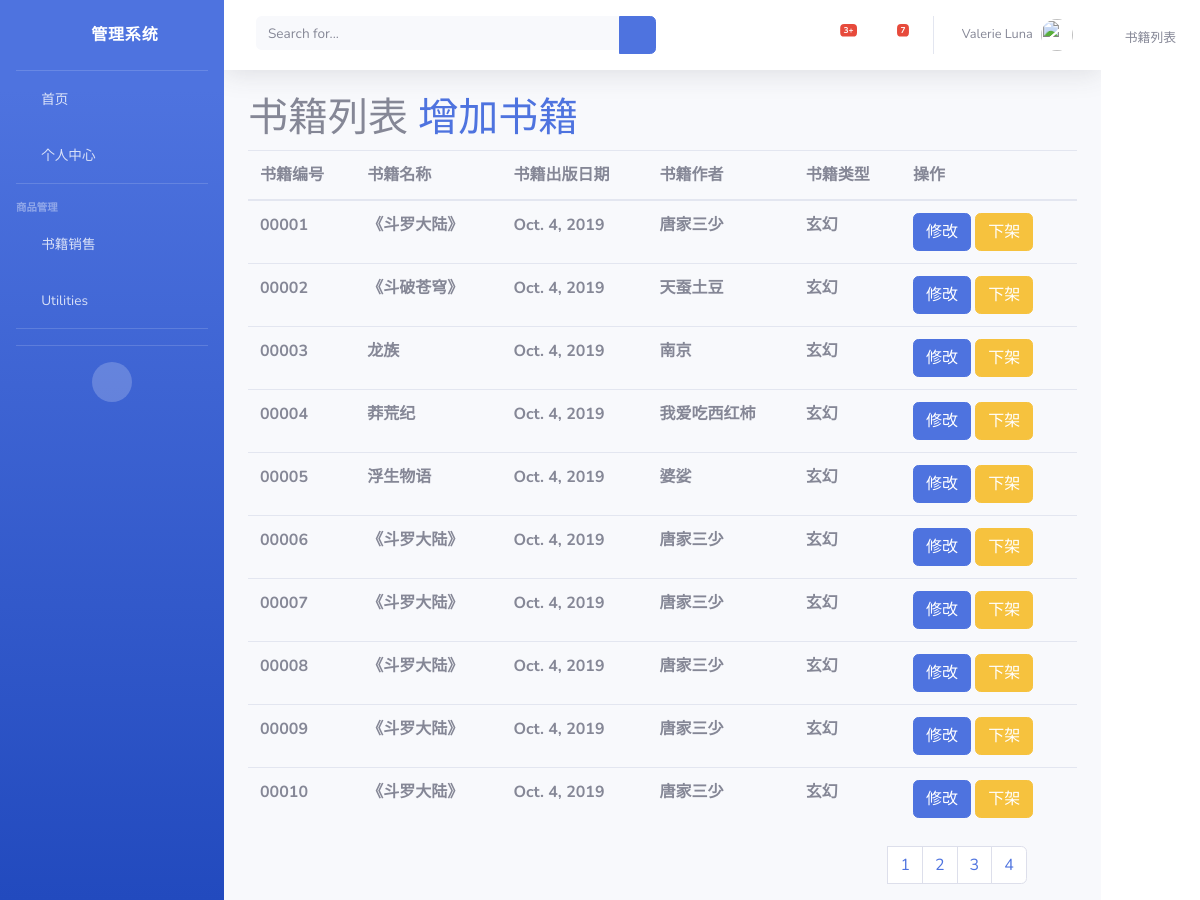
Page /BookGuan/goods_list/1/1/ on the committed database.
### BookGuan/models.py (models this page shows)
class Goods(models.Model):
    goods_number = models.CharField(max_length=11, verbose_name="书籍编号")
    goods_name = models.CharField(max_length=32, verbose_name="书籍名称")
    goods_status = models.IntegerField(verbose_name="书籍状态",default=1)
    goods_pro_time = models.DateField(auto_now=True, verbose_name="出版日期")
    goods_author_name=models.CharField(max_length=32,verbose_name='作者名字')
    type_name = models.CharField(max_length=32, verbose_name='类型名字')
    goods_title = models.CharField(max_length=32, verbose_name='文章')
    goods_content = models.TextField(verbose_name='内容')
    goods_description = models.TextField(verbose_name='描述')
    picture = models.ImageField(upload_to='images')

### BookGuan/views.py (the view)
# urls.py: path('goods_list/',goods_list),
def goods_list(request,status,page=1):
    goods_list=Goods.objects.all()
    page = page
    if status == "0":
        goods_obj = Goods.objects.filter(goods_status=0).order_by("goods_number")
    else:
        goods_obj = Goods.objects.filter(goods_status=1).order_by("goods_number")
    goods_all = Paginator(goods_obj, 10)
    goods_list = goods_all.page(page)
    return render(request, 'bookguan/goods_list.html', locals())

### BookGuan/templates/bookguan/goods_list.html
{% extends "bookguan/base.html" %}
{% block first %}
    <h1>书籍列表
        <a href="/BookGuan/goods_add">增加书籍</a></h1>
{% endblock %}
{% block content %}
     <table class="table">
     <thead>
       <tr>
           <th>书籍编号</th>
           <th>书籍名称</th>
           <th>书籍出版日期</th>
           <th>书籍作者</th>
           <th>书籍类型</th>
           <th>操作</th>
       </tr>
    </thead>
    <tbody>
       {%  for one in goods_list %}
    <tr>
        <th>{{ one.goods_number }}</th>
        <th>{{ one.goods_name }}</th>
        <th>{{ one.goods_pro_time }}</th>
        <th>{{ one.goods_author_name }}</th>
        <th>{{ one.type_name }}</th>
        <th>
            <button class="btn btn-primary">修改</button>
            {% if one.goods_status == 1 %}
                <a href="/BookGuan/goods_status/down/{{ one.id }}" type="button" class="btn btn-warning">下架</a>
            {% else %}
                <a href="/BookGuan/goods_status/up/{{ one.id }}" type="button" class="btn btn-warning">上架</a>
            {% endif %}
        </th>
    </tr>
    {% endfor %}
    </tbody>
    </table>
    <ul style="float: right; margin-right: 50px" class="pagination">
      {% for one in goods_all.page_range %}
          <li class="paginate_button page-item previous">
          <li class="paginate_button page-item">
              {% if status == "1" %}
              <a href="/BookGuan/goods_list/1/{{ one }}" class="page-link">{{ one }}</a>
              {% else %}
              <a href="/BookGuan/goods_list/0/{{ one }}" class="page-link">{{ one }}</a>
              {% endif %}
          </li>
       {% endfor %}
    </ul>
    </div>
{% endblock %}

### BookGuan/templates/bookguan/base.html (shortened to what this page needs)
<!DOCTYPE html>
<html lang="en">
<head>
  <link href="/static/vendor/fontawesome-free/css/all.min.css" rel="stylesheet" type="text/css">
  <link href="/static/css/sb-admin-2.min.css" rel="stylesheet">
</head>
<body id="page-top">
  <div id="wrapper">
    <ul class="navbar-nav bg-gradient-primary sidebar sidebar-dark accordion" id="accordionSidebar">
      <a class="sidebar-brand d-flex align-items-center justify-content-center" href="/index/">
        <div class="sidebar-brand-icon rotate-n-15">
          <i class="fas fa-laugh-wink"></i>
        </div>
        <div class="sidebar-brand-text mx-3">管理系统</div>
      </a>
      <hr class="sidebar-divider my-0">
      <li class="nav-item">
        <a class="nav-link" href="/BookGuan/index/">
          <i class="fas fa-fw fa-tachometer-alt"></i>
          <span>首页</span></a>
            <a class="nav-link" href="/BookGuan/personal_info/">
          <i class="fas fa-fw fa-tachometer-alt"></i>
          <span>个人中心</span></a>
      </li>
      <hr class="sidebar-divider">
      <div class="sidebar-heading">
        商品管理
      </div>
      <li class="nav-item">
        <a class="nav-link collapsed" href="#" data-toggle="collapse" data-target="#collapseTwo" aria-expanded="true" aria-controls="collapseTwo">
          <i class="fas fa-fw fa-cog"></i>
          <span>书籍销售</span>
        </a>
      </li>
      <li class="nav-item">
        <a class="nav-link collapsed" href="#" data-toggle="collapse" data-target="#collapseUtilities" aria-expanded="true" aria-controls="collapseUtilities">
          <i class="fas fa-fw fa-wrench"></i>
          <span>Utilities</span>
        </a>
      </li>
      <hr class="sidebar-divider">
      <hr class="sidebar-divider d-none d-md-block">
      <div class="text-center d-none d-md-inline">
        <button class="rounded-circle border-0" id="sidebarToggle"></button>
      </div>
    </ul>
    <div id="content-wrapper" class="d-flex flex-column">
      <div id="content">
        <nav class="navbar navbar-expand navbar-light bg-white topbar mb-4 static-top shadow">
          <form class="d-none d-sm-inline-block form-inline mr-auto ml-md-3 my-2 my-md-0 mw-100 navbar-search">
            <div class="input-group">
              <input type="text" class="form-control bg-light border-0 small" placeholder="Search for..." aria-label="Search" aria-describedby="basic-addon2">
              <div class="input-group-append">
                <button class="btn btn-primary" type="button">
                  <i class="fas fa-search fa-sm"></i>
                </button>
              </div>
            </div>
          </form>
          <ul class="navbar-nav ml-auto">
            <li class="nav-item dropdown no-arrow mx-1">
              <a class="nav-link dropdown-toggle" href="#" id="alertsDropdown" role="button" data-toggle="dropdown" aria-haspopup="true" aria-expanded="false">
                <i class="fas fa-bell fa-fw"></i>
                <span class="badge badge-danger badge-counter">3+</span>
              </a>
            </li>
            <li class="nav-item dropdown no-arrow mx-1">
              <a class="nav-link dropdown-toggle" href="#" id="messagesDropdown" role="button" data-toggle="dropdown" aria-haspopup="true" aria-expanded="false">
                <i class="fas fa-envelope fa-fw"></i>
                <span class="badge badge-danger badge-counter">7</span>
              </a>
            </li>
            <li class="nav-item dropdown no-arrow">
              <a class="nav-link dropdown-toggle" href="#" id="userDropdown" role="button" data-toggle="dropdown" aria-haspopup="true" aria-expanded="false">
                <span class="mr-2 d-none d-lg-inline text-gray-600 small">Valerie Luna</span>
                <img class="img-profile rounded-circle" src="https://source.unsplash.com/QAB-WJcbgJk/60x60">
              </a>
            </li>
          </ul>
        </nav>
        <div class="container-fluid">
            {% block first  %}
            {% endblock %}
            {% block content %}
            {% endblock %}
        </div>
      </div>
      <footer class="sticky-footer bg-white">
        <div class="container my-auto">
          <div class="copyright text-center my-auto">
            <span>书籍列表</span>
          </div>
        </div>
      </footer>
    </div>
</body>
</html>

### rows in the picture
Goods: goods_number "00001", goods_name "《斗罗大陆》", goods_pro_time "Oct. 4, 2019", goods_author_name "唐家三少", type_name "玄幻"
Goods: goods_number "00002", goods_name "《斗破苍穹》", goods_pro_time "Oct. 4, 2019", goods_author_name "天蚕土豆", type_name "玄幻"
Goods: goods_number "00003", goods_name "龙族", goods_pro_time "Oct. 4, 2019", goods_author_name "南京", type_name "玄幻"
Goods: goods_number "00004", goods_name "莽荒纪", goods_pro_time "Oct. 4, 2019", goods_author_name "我爱吃西红柿", type_name "玄幻"
Goods: goods_number "00005", goods_name "浮生物语", goods_pro_time "Oct. 4, 2019", goods_author_name "婆娑", type_name "玄幻"
Goods: goods_number "00006", goods_name "《斗罗大陆》", goods_pro_time "Oct. 4, 2019", goods_author_name "唐家三少", type_name "玄幻"
Goods: goods_number "00007", goods_name "《斗罗大陆》", goods_pro_time "Oct. 4, 2019", goods_author_name "唐家三少", type_name "玄幻"
Goods: goods_number "00008", goods_name "《斗罗大陆》", goods_pro_time "Oct. 4, 2019", goods_author_name "唐家三少", type_name "玄幻"
Goods: goods_number "00009", goods_name "《斗罗大陆》", goods_pro_time "Oct. 4, 2019", goods_author_name "唐家三少", type_name "玄幻"
Goods: goods_number "00010", goods_name "《斗罗大陆》", goods_pro_time "Oct. 4, 2019", goods_author_name "唐家三少", type_name "玄幻"

### other values in the picture
{{ one }} "1" "2" "3" "4"
